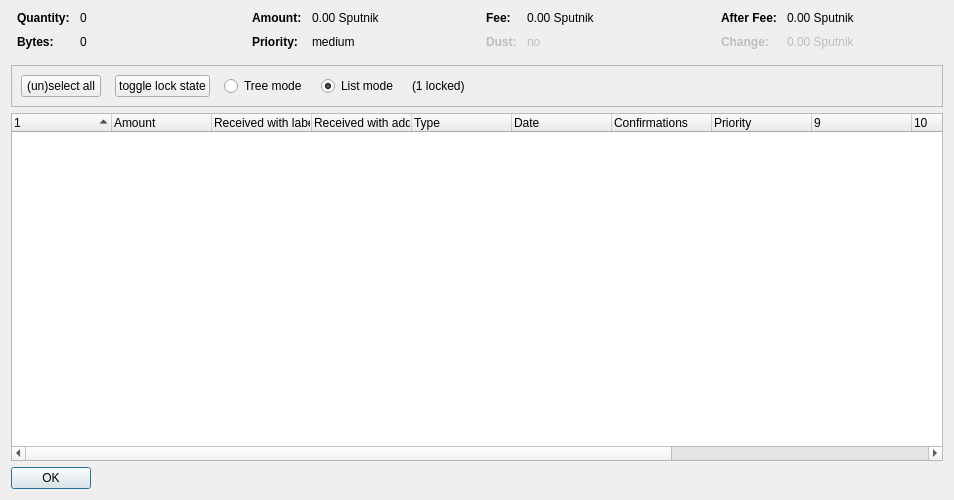
<?xml version="1.0" encoding="UTF-8"?>
<ui version="4.0">
 <class>CoinControlDialog</class>
 <widget class="QDialog" name="CoinControlDialog">
  <property name="geometry">
   <rect>
    <x>0</x>
    <y>0</y>
    <width>954</width>
    <height>500</height>
   </rect>
  </property>
  <property name="windowTitle">
   <string>Coin Selection</string>
  </property>
  <layout class="QVBoxLayout" name="verticalLayout">
   <item>
    <layout class="QHBoxLayout" name="horizontalLayoutTop" stretch="0,0,0,0">
     <property name="topMargin">
      <number>0</number>
     </property>
     <property name="bottomMargin">
      <number>10</number>
     </property>
     <item>
      <layout class="QFormLayout" name="formLayoutCoinControl1">
       <property name="horizontalSpacing">
        <number>10</number>
       </property>
       <property name="verticalSpacing">
        <number>10</number>
       </property>
       <property name="leftMargin">
        <number>6</number>
       </property>
       <property name="rightMargin">
        <number>6</number>
       </property>
       <item row="0" column="0">
        <widget class="QLabel" name="labelCoinControlQuantityText">
         <property name="font">
          <font>
           <weight>75</weight>
           <bold>true</bold>
          </font>
         </property>
         <property name="text">
          <string>Quantity:</string>
         </property>
        </widget>
       </item>
       <item row="0" column="1">
        <widget class="QLabel" name="labelCoinControlQuantity">
         <property name="cursor">
          <cursorShape>IBeamCursor</cursorShape>
         </property>
         <property name="contextMenuPolicy">
          <enum>Qt::ActionsContextMenu</enum>
         </property>
         <property name="text">
          <string notr="true">0</string>
         </property>
         <property name="textInteractionFlags">
          <set>Qt::LinksAccessibleByMouse|Qt::TextSelectableByKeyboard|Qt::TextSelectableByMouse</set>
         </property>
        </widget>
       </item>
       <item row="1" column="0">
        <widget class="QLabel" name="labelCoinControlBytesText">
         <property name="font">
          <font>
           <weight>75</weight>
           <bold>true</bold>
          </font>
         </property>
         <property name="text">
          <string>Bytes:</string>
         </property>
        </widget>
       </item>
       <item row="1" column="1">
        <widget class="QLabel" name="labelCoinControlBytes">
         <property name="cursor">
          <cursorShape>IBeamCursor</cursorShape>
         </property>
         <property name="contextMenuPolicy">
          <enum>Qt::ActionsContextMenu</enum>
         </property>
         <property name="text">
          <string notr="true">0</string>
         </property>
         <property name="textInteractionFlags">
          <set>Qt::LinksAccessibleByMouse|Qt::TextSelectableByKeyboard|Qt::TextSelectableByMouse</set>
         </property>
        </widget>
       </item>
      </layout>
     </item>
     <item>
      <layout class="QFormLayout" name="formLayoutCoinControl2">
       <property name="horizontalSpacing">
        <number>10</number>
       </property>
       <property name="verticalSpacing">
        <number>10</number>
       </property>
       <property name="leftMargin">
        <number>6</number>
       </property>
       <property name="rightMargin">
        <number>6</number>
       </property>
       <item row="0" column="0">
        <widget class="QLabel" name="labelCoinControlAmountText">
         <property name="font">
          <font>
           <weight>75</weight>
           <bold>true</bold>
          </font>
         </property>
         <property name="text">
          <string>Amount:</string>
         </property>
        </widget>
       </item>
       <item row="0" column="1">
        <widget class="QLabel" name="labelCoinControlAmount">
         <property name="cursor">
          <cursorShape>IBeamCursor</cursorShape>
         </property>
         <property name="contextMenuPolicy">
          <enum>Qt::ActionsContextMenu</enum>
         </property>
         <property name="text">
          <string notr="true">0.00 Sputnik</string>
         </property>
         <property name="textInteractionFlags">
          <set>Qt::LinksAccessibleByMouse|Qt::TextSelectableByKeyboard|Qt::TextSelectableByMouse</set>
         </property>
        </widget>
       </item>
       <item row="1" column="0">
        <widget class="QLabel" name="labelCoinControlPriorityText">
         <property name="font">
          <font>
           <weight>75</weight>
           <bold>true</bold>
          </font>
         </property>
         <property name="text">
          <string>Priority:</string>
         </property>
        </widget>
       </item>
       <item row="1" column="1">
        <widget class="QLabel" name="labelCoinControlPriority">
         <property name="cursor">
          <cursorShape>IBeamCursor</cursorShape>
         </property>
         <property name="contextMenuPolicy">
          <enum>Qt::ActionsContextMenu</enum>
         </property>
         <property name="text">
          <string>medium</string>
         </property>
         <property name="textInteractionFlags">
          <set>Qt::LinksAccessibleByMouse|Qt::TextSelectableByKeyboard|Qt::TextSelectableByMouse</set>
         </property>
        </widget>
       </item>
      </layout>
     </item>
     <item>
      <layout class="QFormLayout" name="formLayoutCoinControl3">
       <property name="horizontalSpacing">
        <number>10</number>
       </property>
       <property name="verticalSpacing">
        <number>10</number>
       </property>
       <property name="leftMargin">
        <number>6</number>
       </property>
       <property name="rightMargin">
        <number>6</number>
       </property>
       <item row="0" column="0">
        <widget class="QLabel" name="labelCoinControlFeeText">
         <property name="font">
          <font>
           <weight>75</weight>
           <bold>true</bold>
          </font>
         </property>
         <property name="text">
          <string>Fee:</string>
         </property>
        </widget>
       </item>
       <item row="0" column="1">
        <widget class="QLabel" name="labelCoinControlFee">
         <property name="cursor">
          <cursorShape>IBeamCursor</cursorShape>
         </property>
         <property name="contextMenuPolicy">
          <enum>Qt::ActionsContextMenu</enum>
         </property>
         <property name="text">
          <string notr="true">0.00 Sputnik</string>
         </property>
         <property name="textInteractionFlags">
          <set>Qt::LinksAccessibleByMouse|Qt::TextSelectableByKeyboard|Qt::TextSelectableByMouse</set>
         </property>
        </widget>
       </item>
       <item row="1" column="0">
        <widget class="QLabel" name="labelCoinControlLowOutputText">
         <property name="enabled">
          <bool>false</bool>
         </property>
         <property name="font">
          <font>
           <weight>75</weight>
           <bold>true</bold>
          </font>
         </property>
         <property name="text">
          <string>Dust:</string>
         </property>
        </widget>
       </item>
       <item row="1" column="1">
        <widget class="QLabel" name="labelCoinControlLowOutput">
         <property name="enabled">
          <bool>false</bool>
         </property>
         <property name="cursor">
          <cursorShape>IBeamCursor</cursorShape>
         </property>
         <property name="contextMenuPolicy">
          <enum>Qt::ActionsContextMenu</enum>
         </property>
         <property name="text">
          <string>no</string>
         </property>
         <property name="textInteractionFlags">
          <set>Qt::LinksAccessibleByMouse|Qt::TextSelectableByKeyboard|Qt::TextSelectableByMouse</set>
         </property>
        </widget>
       </item>
      </layout>
     </item>
     <item>
      <layout class="QFormLayout" name="formLayoutCoinControl4">
       <property name="horizontalSpacing">
        <number>10</number>
       </property>
       <property name="verticalSpacing">
        <number>10</number>
       </property>
       <property name="leftMargin">
        <number>6</number>
       </property>
       <property name="rightMargin">
        <number>6</number>
       </property>
       <item row="0" column="0">
        <widget class="QLabel" name="labelCoinControlAfterFeeText">
         <property name="font">
          <font>
           <weight>75</weight>
           <bold>true</bold>
          </font>
         </property>
         <property name="text">
          <string>After Fee:</string>
         </property>
        </widget>
       </item>
       <item row="0" column="1">
        <widget class="QLabel" name="labelCoinControlAfterFee">
         <property name="cursor">
          <cursorShape>IBeamCursor</cursorShape>
         </property>
         <property name="contextMenuPolicy">
          <enum>Qt::ActionsContextMenu</enum>
         </property>
         <property name="text">
          <string notr="true">0.00 Sputnik</string>
         </property>
         <property name="textInteractionFlags">
          <set>Qt::LinksAccessibleByMouse|Qt::TextSelectableByKeyboard|Qt::TextSelectableByMouse</set>
         </property>
        </widget>
       </item>
       <item row="1" column="0">
        <widget class="QLabel" name="labelCoinControlChangeText">
         <property name="enabled">
          <bool>false</bool>
         </property>
         <property name="font">
          <font>
           <weight>75</weight>
           <bold>true</bold>
          </font>
         </property>
         <property name="text">
          <string>Change:</string>
         </property>
        </widget>
       </item>
       <item row="1" column="1">
        <widget class="QLabel" name="labelCoinControlChange">
         <property name="enabled">
          <bool>false</bool>
         </property>
         <property name="cursor">
          <cursorShape>IBeamCursor</cursorShape>
         </property>
         <property name="contextMenuPolicy">
          <enum>Qt::ActionsContextMenu</enum>
         </property>
         <property name="text">
          <string notr="true">0.00 Sputnik</string>
         </property>
         <property name="textInteractionFlags">
          <set>Qt::LinksAccessibleByMouse|Qt::TextSelectableByKeyboard|Qt::TextSelectableByMouse</set>
         </property>
        </widget>
       </item>
      </layout>
     </item>
    </layout>
   </item>
   <item>
    <widget class="QFrame" name="frame">
     <property name="minimumSize">
      <size>
       <width>0</width>
       <height>40</height>
      </size>
     </property>
     <property name="frameShape">
      <enum>QFrame::StyledPanel</enum>
     </property>
     <property name="frameShadow">
      <enum>QFrame::Sunken</enum>
     </property>
     <layout class="QHBoxLayout" name="horizontalLayout">
      <item>
       <layout class="QHBoxLayout" name="horizontalLayoutPanel" stretch="0,0,0,0,0,0">
        <property name="spacing">
         <number>14</number>
        </property>
        <item>
         <widget class="QPushButton" name="pushButtonSelectAll">
          <property name="sizePolicy">
           <sizepolicy hsizetype="Maximum" vsizetype="Fixed">
            <horstretch>0</horstretch>
            <verstretch>0</verstretch>
           </sizepolicy>
          </property>
          <property name="text">
           <string>(un)select all</string>
          </property>
          <property name="autoDefault">
           <bool>false</bool>
          </property>
         </widget>
        </item>
        <item>
         <widget class="QPushButton" name="pushButtonToggleLock">
          <property name="sizePolicy">
           <sizepolicy hsizetype="Maximum" vsizetype="Fixed">
            <horstretch>0</horstretch>
            <verstretch>0</verstretch>
           </sizepolicy>
          </property>
          <property name="text">
           <string>toggle lock state</string>
          </property>
          <property name="autoDefault">
           <bool>false</bool>
          </property>
         </widget>
        </item>
        <item>
         <widget class="QRadioButton" name="radioTreeMode">
          <property name="sizePolicy">
           <sizepolicy hsizetype="Maximum" vsizetype="Fixed">
            <horstretch>0</horstretch>
            <verstretch>0</verstretch>
           </sizepolicy>
          </property>
          <property name="text">
           <string>Tree mode</string>
          </property>
         </widget>
        </item>
        <item>
         <widget class="QRadioButton" name="radioListMode">
          <property name="sizePolicy">
           <sizepolicy hsizetype="Maximum" vsizetype="Fixed">
            <horstretch>0</horstretch>
            <verstretch>0</verstretch>
           </sizepolicy>
          </property>
          <property name="text">
           <string>List mode</string>
          </property>
          <property name="checked">
           <bool>true</bool>
          </property>
         </widget>
        </item>
        <item>
         <widget class="QLabel" name="labelLocked">
          <property name="text">
           <string>(1 locked)</string>
          </property>
         </widget>
        </item>
        <item>
         <spacer name="horizontalSpacer">
          <property name="orientation">
           <enum>Qt::Horizontal</enum>
          </property>
          <property name="sizeHint" stdset="0">
           <size>
            <width>40</width>
            <height>20</height>
           </size>
          </property>
         </spacer>
        </item>
       </layout>
      </item>
     </layout>
    </widget>
   </item>
   <item>
    <widget class="CoinControlTreeWidget" name="treeWidget">
     <property name="contextMenuPolicy">
      <enum>Qt::CustomContextMenu</enum>
     </property>
     <property name="sortingEnabled">
      <bool>false</bool>
     </property>
     <property name="columnCount">
      <number>13</number>
     </property>
     <attribute name="headerShowSortIndicator" stdset="0">
      <bool>true</bool>
     </attribute>
     <attribute name="headerStretchLastSection">
      <bool>false</bool>
     </attribute>
     <column>
      <property name="text">
       <string/>
      </property>
     </column>
     <column>
      <property name="text">
       <string>Amount</string>
      </property>
     </column>
     <column>
      <property name="text">
       <string>Received with label</string>
      </property>
     </column>
     <column>
      <property name="text">
       <string>Received with address</string>
      </property>
     </column>
     <column>
      <property name="text">
       <string>Type</string>
      </property>
     </column>
     <column>
      <property name="text">
       <string>Date</string>
      </property>
     </column>
     <column>
      <property name="text">
       <string>Confirmations</string>
      </property>
      <property name="toolTip">
       <string>Confirmed</string>
      </property>
     </column>
     <column>
      <property name="text">
       <string>Priority</string>
      </property>
     </column>
     <column>
      <property name="text">
       <string/>
      </property>
     </column>
     <column>
      <property name="text">
       <string/>
      </property>
     </column>
     <column>
      <property name="text">
       <string/>
      </property>
     </column>
     <column>
      <property name="text">
       <string/>
      </property>
     </column>
     <column>
      <property name="text">
       <string/>
      </property>
     </column>
    </widget>
   </item>
   <item>
    <widget class="QDialogButtonBox" name="buttonBox">
     <property name="sizePolicy">
      <sizepolicy hsizetype="Maximum" vsizetype="Fixed">
       <horstretch>0</horstretch>
       <verstretch>0</verstretch>
      </sizepolicy>
     </property>
     <property name="orientation">
      <enum>Qt::Horizontal</enum>
     </property>
     <property name="standardButtons">
      <set>QDialogButtonBox::Ok</set>
     </property>
    </widget>
   </item>
  </layout>
 </widget>
 <customwidgets>
  <customwidget>
   <class>CoinControlTreeWidget</class>
   <extends>QTreeWidget</extends>
   <header>coincontroltreewidget.h</header>
  </customwidget>
 </customwidgets>
 <resources/>
 <connections/>
</ui>
